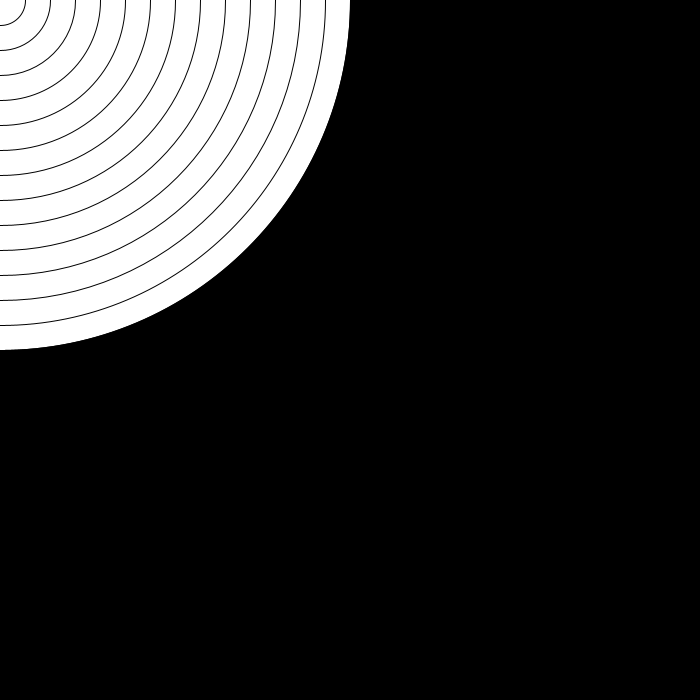
Frame 1 (no input)
Frame 60 (the mouse pressed at the canvas centre just before this capture): identical to frame 1, image omitted
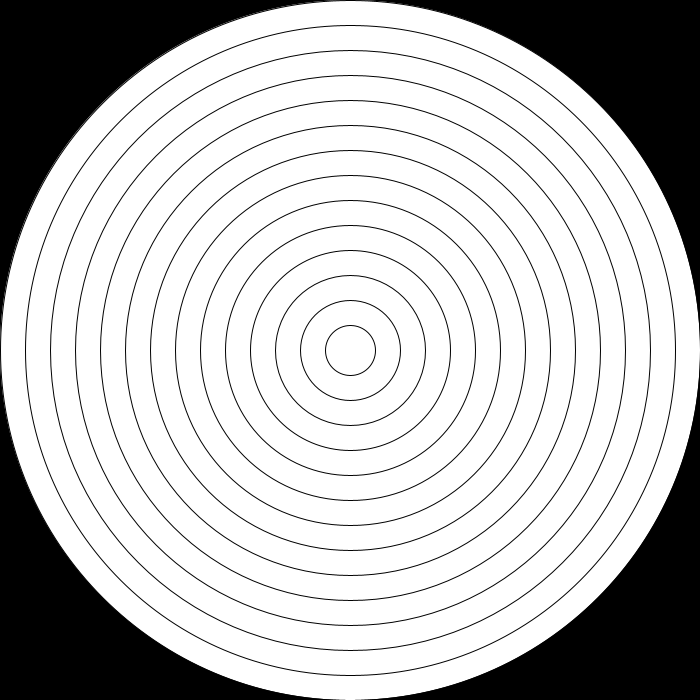
Frame 120 (the mouse held since frame 60 and released just before this capture)

The Processing sketch that drew these frames (run headless with seeded random() and noise(); from frame 60 on, the mouse is pressed at the canvas centre):

// Processing sketch: sketch_220919g
// ── sketch_220919g.pde
void setup() {
  size(700,700);
  ellipseMode(CENTER); 
}
void draw() {
  background(0);
  for (int i = 1; i <= 10; i++){
    println(i);
  }
  
  for (int i = width; i >= 0; i-=50){
    //rect(x, y, width, height)
     ellipse(mouseX, mouseY, i, i); 
     stroke( 0, 0, 0);
  }
}
